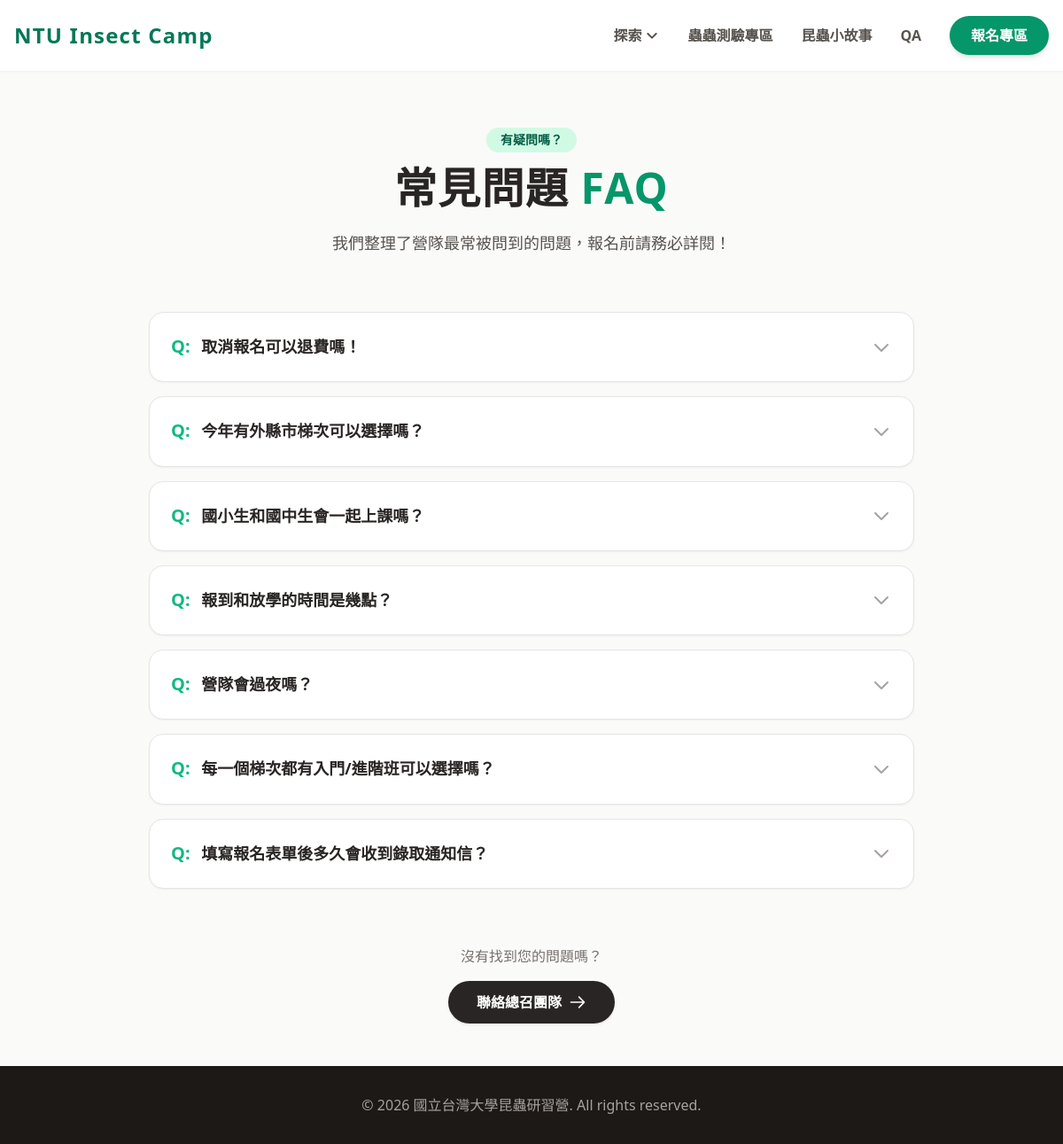
The app's page /faq.php with its own data.
### tables this page shows
CREATE TABLE faqs (
    id INTEGER PRIMARY KEY AUTOINCREMENT,
    question TEXT NOT NULL,
    answer TEXT NOT NULL,
    created_at DATETIME DEFAULT CURRENT_TIMESTAMP
);

### faq.php (the view, shortened to what this page needs)
<?php
$db_file = __DIR__ . '/camp_data.sqlite';
try {
    $pdo = new PDO('sqlite:' . $db_file);
    $pdo->setAttribute(PDO::ATTR_ERRMODE, PDO::ERRMODE_EXCEPTION);
    $stmt = $pdo->query("SELECT name FROM sqlite_master WHERE type='table' AND name='faqs'");
    if ($stmt->fetch()) {
        $faqs = $pdo->query("SELECT * FROM faqs ORDER BY id DESC")->fetchAll(PDO::FETCH_ASSOC);
    } else {
        $faqs = [];
    }
} catch (PDOException $e) {
    $faqs = [];
}
?>
<!DOCTYPE html>
<html lang="zh-TW" class="scroll-smooth">
<head>
    <script src="https://cdn.tailwindcss.com"></script>
</head>
<body class="bg-stone-50 text-stone-800 font-sans antialiased pt-24 min-h-screen flex flex-col">
    <?php include 'navbar.php'; ?>
    <main class="flex-grow max-w-4xl mx-auto w-full px-4 py-12">
        <div class="text-center mb-16">
            <div class="inline-block bg-emerald-100 text-emerald-800 font-bold px-4 py-1 rounded-full text-sm mb-4">有疑問嗎？</div>
            <h1 class="text-4xl md:text-5xl font-black text-stone-800 mb-6 tracking-wide">常見問題 <span class="text-emerald-600">FAQ</span></h1>
            <p class="text-lg text-stone-600">我們整理了營隊最常被問到的問題，報名前請務必詳閱！</p>
        </div>
        <div class="space-y-4">
            <?php if (empty($faqs)): ?>
                <div class="bg-white border border-stone-200 rounded-2xl shadow-sm p-10 text-center text-stone-500">
                    目前還沒有常見問題，請至 <a href="admin.php" class="text-emerald-600 font-bold hover:underline">後台管理系統</a> 新增資料。
                </div>
            <?php else: ?>
                <?php foreach ($faqs as $faq): ?>
                <div class="bg-white border border-stone-200 rounded-2xl shadow-sm overflow-hidden group">
                    <button class="accordion-button w-full flex justify-between items-center p-6 text-left focus:outline-none hover:bg-emerald-50 transition-colors" onclick="toggleAccordion(this)">
                        <h3 class="text-lg font-bold text-stone-800 group-hover:text-emerald-700 transition-colors pr-4 leading-relaxed">
                            <span class="text-emerald-500 mr-2 font-black text-xl">Q:</span> <?= htmlspecialchars($faq['question']) ?>
                        </h3>
                        <svg class="chevron w-6 h-6 text-stone-400 flex-shrink-0" fill="none" stroke="currentColor" viewBox="0 0 24 24"><path stroke-linecap="round" stroke-linejoin="round" stroke-width="2" d="M19 9l-7 7-7-7"></path></svg>
                    </button>
                </div>
                <?php endforeach; ?>
            <?php endif; ?>
        </div>
        <div class="mt-16 text-center">
            <p class="text-stone-500 mb-4">沒有找到您的問題嗎？</p>
            <a href="contact.php" class="inline-flex items-center gap-2 bg-stone-800 text-white px-8 py-3 rounded-full hover:bg-emerald-600 transition-colors font-bold shadow">
                聯絡總召團隊
                <svg class="w-5 h-5" fill="none" stroke="currentColor" viewBox="0 0 24 24"><path stroke-linecap="round" stroke-linejoin="round" stroke-width="2" d="M14 5l7 7m0 0l-7 7m7-7H3"></path></svg>
            </a>
        </div>
    </main>
    <footer class="bg-stone-900 text-stone-400 py-8 text-center mt-auto">
        <p>&copy; 2026 國立台灣大學昆蟲研習營. All rights reserved.</p>
    </footer>
</body>
</html>

### faq.php (style rules this page uses)
.chevron { transition: transform 0.3s ease; }

### records on screen
faqs: question "取消報名可以退費嗎！"
faqs: question "今年有外縣市梯次可以選擇嗎？"
faqs: question "國小生和國中生會一起上課嗎？"
faqs: question "報到和放學的時間是幾點？"
faqs: question "營隊會過夜嗎？"
faqs: question "每一個梯次都有入門/進階班可以選擇嗎？"
faqs: question "填寫報名表單後多久會收到錄取通知信？"
